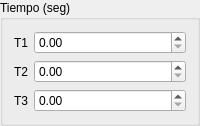
             <widget class="QGroupBox" name="groupBox_3">
              <property name="minimumSize">
               <size>
                <width>0</width>
                <height>0</height>
               </size>
              </property>
              <property name="title">
               <string>Tiempo (seg)</string>
              </property>
              <layout class="QFormLayout" name="formLayout_7">
               <item row="0" column="0">
                <widget class="QLabel" name="label_5">
                 <property name="text">
                  <string>T1</string>
                 </property>
                </widget>
               </item>
               <item row="0" column="1">
                <widget class="QDoubleSpinBox" name="dsbT1">
                 <property name="minimumSize">
                  <size>
                   <width>0</width>
                   <height>0</height>
                  </size>
                 </property>
                 <property name="maximumSize">
                  <size>
                   <width>16777215</width>
                   <height>16777215</height>
                  </size>
                 </property>
                </widget>
               </item>
               <item row="1" column="0">
                <widget class="QLabel" name="label_6">
                 <property name="text">
                  <string>T2</string>
                 </property>
                </widget>
               </item>
               <item row="1" column="1">
                <widget class="QDoubleSpinBox" name="dsbT2">
                 <property name="minimumSize">
                  <size>
                   <width>0</width>
                   <height>0</height>
                  </size>
                 </property>
                 <property name="maximumSize">
                  <size>
                   <width>16777215</width>
                   <height>16777215</height>
                  </size>
                 </property>
                </widget>
               </item>
               <item row="2" column="0">
                <widget class="QLabel" name="label_7">
                 <property name="text">
                  <string>T3</string>
                 </property>
                </widget>
               </item>
               <item row="2" column="1">
                <widget class="QDoubleSpinBox" name="dsbT3">
                 <property name="minimumSize">
                  <size>
                   <width>0</width>
                   <height>0</height>
                  </size>
                 </property>
                 <property name="maximumSize">
                  <size>
                   <width>16777215</width>
                   <height>16777215</height>
                  </size>
                 </property>
                </widget>
               </item>
              </layout>
             </widget>
